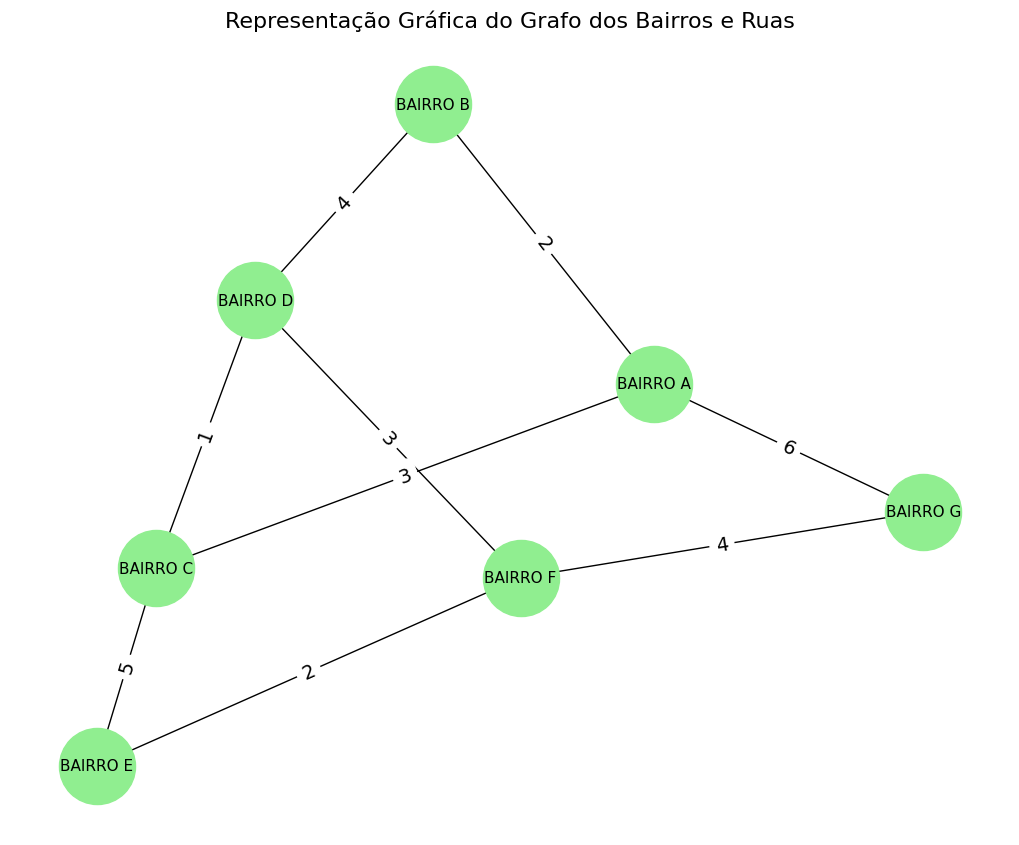

Source code (Python):
import networkx as nx
import matplotlib.pyplot as plt


class GrafoPoderado:
    def __init__(self):
        self.vertices = {}

    def adicionar_bairro(self, bairro):
        # Adiciona um bairro ao grafo.
        if bairro not in self.vertices:
            self.vertices[bairro] = {}

    def adicionar_rua(self, bairro1, bairro2, distancia):
        # Cria uma rua (aresta) entre dois bairros (vértices) com um peso (distância).
        self.vertices[bairro1][bairro2] = distancia
        self.vertices[bairro2][bairro1] = distancia  # Grafo não direcionado

    def dijkstra(self, origem, destino):
        # Encontra a menor rota entre dois bairros usando Dijkstra.
        nao_visitados = list(self.vertices.keys())  # Lista de bairros não visitadas
        distancias = {
            bairro: float("inf") for bairro in self.vertices
        }  # Inicializa todas as distâncias como infinito
        distancias[origem] = 0  # A distância da origem para ela mesma é 0
        predecessores = {}  # Para armazenar o caminho percorrido

        while nao_visitados:
            # Encontrar o nó com a menor distância conhecida
            bairro_atual = min(nao_visitados, key=lambda bairro: distancias[bairro])

            if distancias[bairro_atual] == float("inf"):
                break  # Se a menor distância ainda for infinita, não há caminho viável

            for vizinho, distancia in self.vertices[bairro_atual].items():
                nova_distancia = distancias[bairro_atual] + distancia
                if (
                    nova_distancia < distancias[vizinho]
                ):  # Se encontrarmos um caminho melhor
                    distancias[vizinho] = nova_distancia
                    predecessores[vizinho] = bairro_atual  # Armazena de onde viemos

            nao_visitados.remove(bairro_atual)  # Marca o bairro como visitado

        # Reconstrução do caminho
        caminho = []
        bairro_atual = destino
        while bairro_atual in predecessores:
            caminho.append(bairro_atual)
            bairro_atual = predecessores[bairro_atual]
        caminho.append(origem)
        caminho.reverse()

        return caminho, distancias[destino]


if __name__ == "__main__":
    mapa_bairros = GrafoPoderado()
    bairros = [
        "BAIRRO A",
        "BAIRRO B",
        "BAIRRO C",
        "BAIRRO D",
        "BAIRRO E",
        "BAIRRO F",
        "BAIRRO G",
    ]

    for bairro in bairros:
        mapa_bairros.adicionar_bairro(bairro)

    ruas = [
        ("BAIRRO A", "BAIRRO B", 2),
        ("BAIRRO A", "BAIRRO C", 3),
        ("BAIRRO B", "BAIRRO D", 4),
        ("BAIRRO C", "BAIRRO D", 1),
        ("BAIRRO C", "BAIRRO E", 5),
        ("BAIRRO D", "BAIRRO F", 3),
        ("BAIRRO E", "BAIRRO F", 2),
        ("BAIRRO F", "BAIRRO G", 4),
        ("BAIRRO G", "BAIRRO A", 6),
    ]

    for bairro1, bairro2, distancia in ruas:
        mapa_bairros.adicionar_rua(bairro1, bairro2, distancia)

    origem = "BAIRRO A"
    destino = "BAIRRO E"
    rota, distancia = mapa_bairros.dijkstra(origem, destino)

    print(f"Melhor rota de {origem} para {destino}: {' => '.join(rota)}")
    print(f"Distância total: {distancia} km")

    G = nx.Graph()
    G.add_nodes_from(bairros)
    G.add_weighted_edges_from(ruas)
    pos = nx.spring_layout(G, seed=42)
    plt.figure(figsize=(10, 8))
    nx.draw(
        G,
        pos,
        with_labels=True,
        node_size=3000,
        node_color="lightgreen",
        font_size=11,
    )
    labels = nx.get_edge_attributes(G, "weight")
    nx.draw_networkx_edge_labels(G, pos, edge_labels=labels, font_size=14)

    plt.title("Representação Gráfica do Grafo dos Bairros e Ruas", fontsize=16)
    plt.savefig("ex2.png", bbox_inches="tight")
